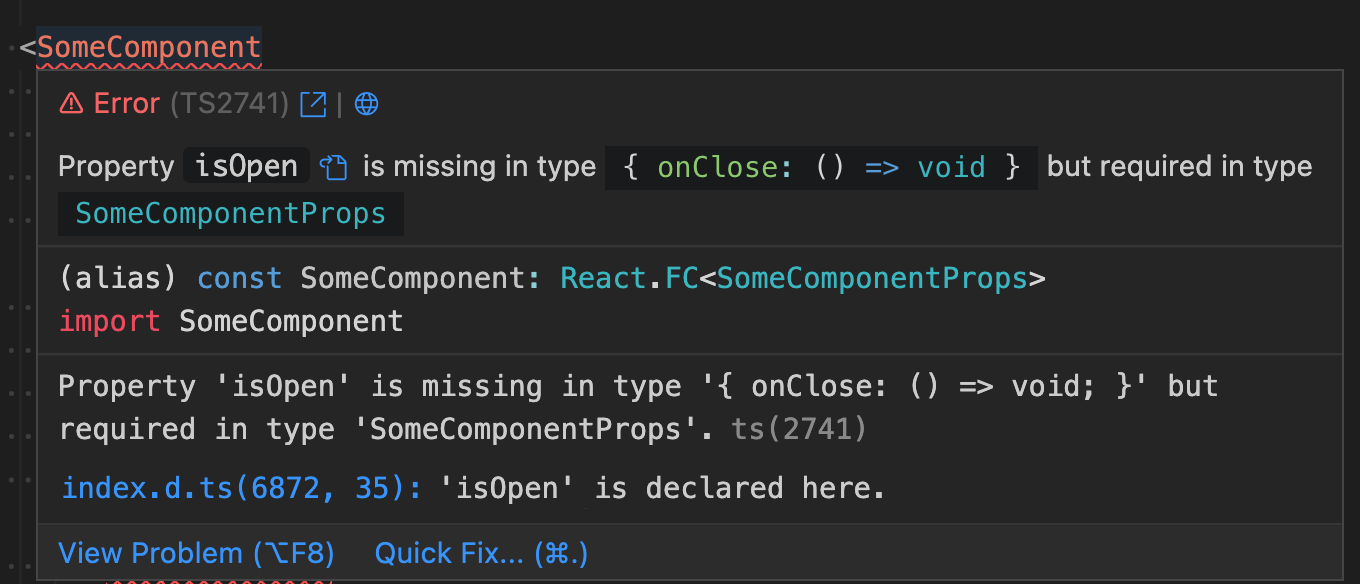
#> input picture .vscode/extensions/yoavbls.pretty-ts-errors-0.5.4/assets/errors-hover.png, 1360 x 584 px, given in place of image.jpg, which was not available
$ python cwdl.py
#> lines starting #> are read from the running program, lines starting #| are printed output that depends on the picture
#> the answer given: ../../../../../../.vscode/extensions/yoavbls.pretty-ts-errors-0.5.4/assets/errors-hover.png
#> the answer given: 1
from PIL import Image
from os import remove


class Converter:
    def __init__(self, file_destiantion, type, scale=1):
        self.file_destiantion = file_destiantion
        self.type = type
        self.scale = scale

    def pil_img(self):
        self.image = Image.open(self.file_destiantion, "r")
#> self.image is the input picture: PIL image 1360x584 RGB; mean R, G, B 42.9, 44, 45.7
        self.size = self.image.size
#> self.size = (1360, 584)

    def scale_img(self):
        self.image.resize(
            (self.size[0] // self.scale, self.size[1] // self.scale)
        ).save(f"resized.{self.type}")
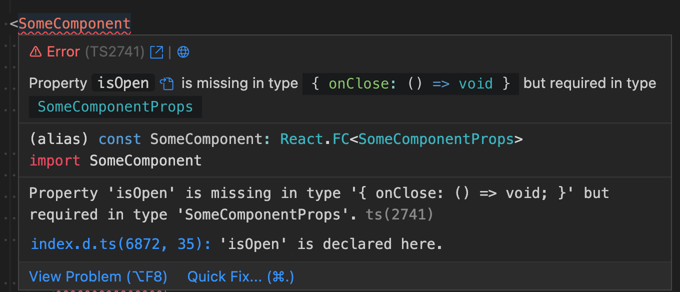
#> saved as resized.jpg: PIL image 680x292 RGB; mean R, G, B 42.9, 44, 45.7
        self.resized_img = f"resized.{self.type}"
        self.image = Image.open(f"resized.{self.type}")
#> self.image: PIL image 680x292 RGB
        self.size = self.image.size
#> self.size = (680, 292)

    def ascii(self):
        self.grid = []

        for i in range(self.size[1]):
            self.grid.append(["X"] * self.size[0])

        self.pix = self.image.load()
        for y in range(self.size[1]):
            for x in range(self.size[0]):
                if sum(self.pix[x, y]) == 0:
                    self.grid[y][x] = "+"
                elif sum(self.pix[x, y]) in range(1, 100):
                    self.grid[y][x] = "'"
                elif sum(self.pix[x, y]) in range(100, 200):
                    self.grid[y][x] = "*"
                elif sum(self.pix[x, y]) in range(200, 300):
                    self.grid[y][x] = "%"
                elif sum(self.pix[x, y]) in range(300, 400):
                    self.grid[y][x] = "/"
                elif sum(self.pix[x, y]) in range(400, 500):
                    self.grid[y][x] = "$"
                elif sum(self.pix[x, y]) in range(500, 600):
                    self.grid[y][x] = "&"
                elif sum(self.pix[x, y]) in range(600, 700):
                    self.grid[y][x] = "X"
                elif sum(self.pix[x, y]) in range(700, 750):
                    self.grid[y][x] = "#"
                else:
                    self.grid[y][x] = " "

        with open("saved.txt", "w") as file:
            for row in self.grid:
                file.write("".join(row) + "\n")
        remove(f"resized.{self.type}")

    def update(self):
        self.pil_img()
        self.scale_img()
        self.ascii()


if __name__ == "__main__":
    destiantion = str(input("Enter File Destination to be ASCIIified: "))
    scale = int(input("Enter Sacle Amount: (1 is default): "))
    Converter("image.jpg", "jpg", 2).update()

$ run again, on .vscode/extensions/yoavbls.pretty-ts-errors-0.5.4/assets/instead-of-that.png
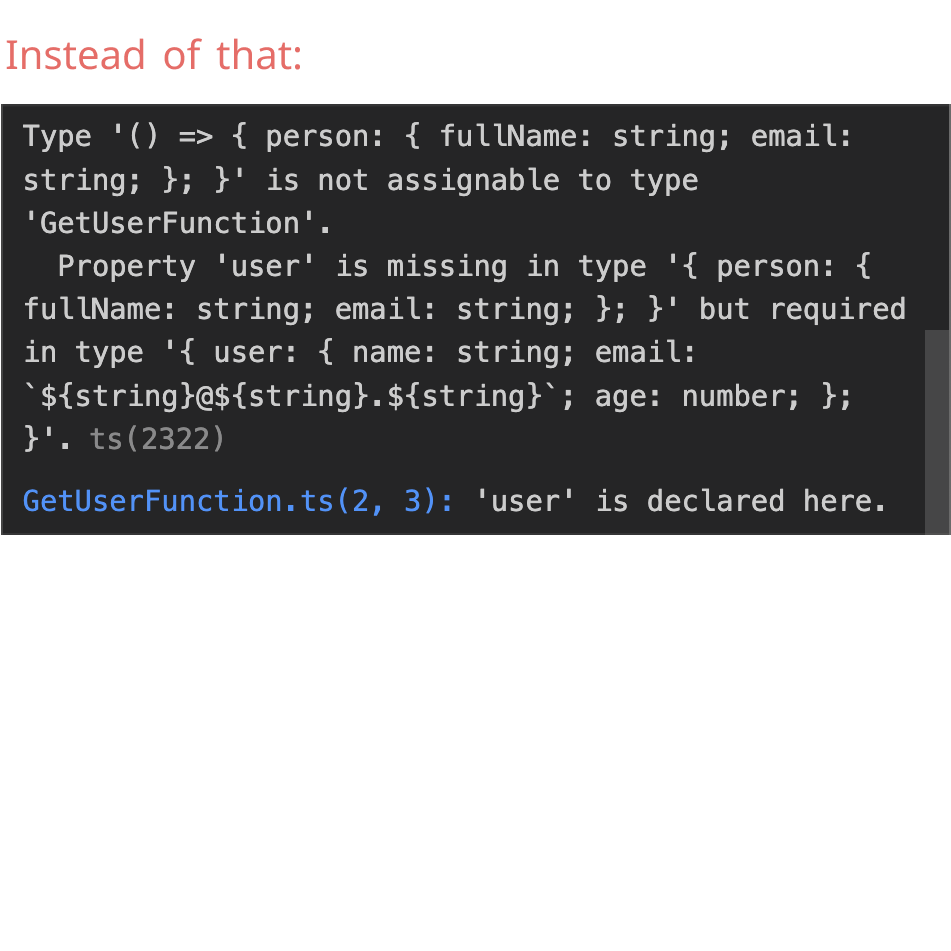
#> input picture .vscode/extensions/yoavbls.pretty-ts-errors-0.5.4/assets/instead-of-that.png, 951 x 951 px, given in place of image.jpg, which was not available
#> in pil_img, self.image is the input picture: PIL image 951x951 RGBA; mean R, G, B, A 23.8, 23.6, 24.3, 116.1
#> in scale_img, `self.image.resize( (self.size[0] // self.scale, self.size[1] // self.s..`:
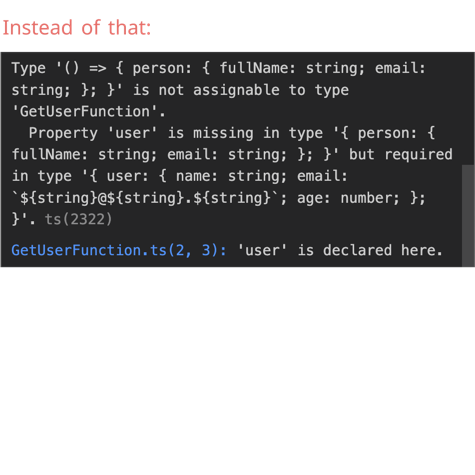
#> saved as resized.jpg: PIL image 475x475 RGBA; mean R, G, B, A 24.5, 24, 24.7, 116.1; transparent parts drawn white
#> in scale_img, `self.image = Image.open(f"resized.{self.type}")`:
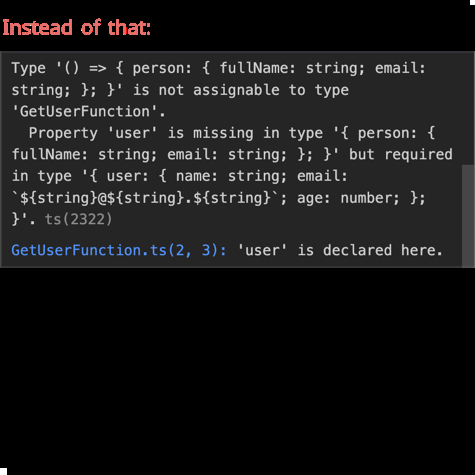
#> self.image: PIL image 475x475 RGB; mean R, G, B 24.5, 24, 24.7
